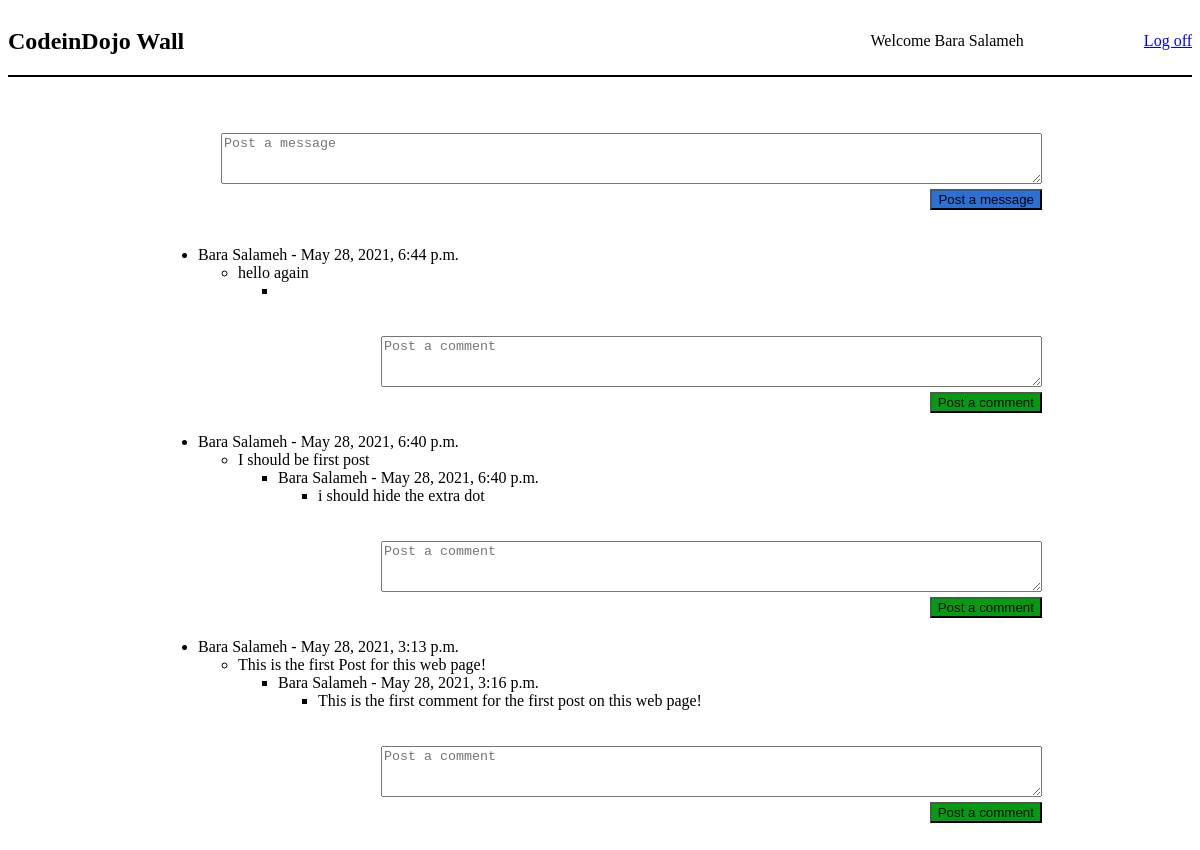
Screenshot of /wall (signed in) with the database file from the repository.
### login_app/models.py (models this page shows)
class User(models.Model):
    first_name = models.CharField(max_length=255)
    last_name = models.CharField(max_length=255)
    email = models.CharField(max_length=255)
    password = models.CharField(max_length=255)
    created_at = models.DateTimeField(auto_now_add=True)
    updated_at = models.DateTimeField(auto_now=True)
    objects = UserManager()

### wall_app/models.py (models this page shows)
class Message(models.Model):
    message = models.TextField()
    user_id = models.ForeignKey(User, related_name= 'user_messages', on_delete=CASCADE)
    created_at = models.DateTimeField(auto_now_add=True)
    updated_at = models.DateTimeField(auto_now=True)
    objects = MessageManager()

class Comment(models.Model):
    comment = models.TextField()
    user_id = models.ForeignKey(User, related_name= 'user_comments', on_delete=CASCADE)
    message_id = models.ForeignKey(Message, related_name= 'post_comments', on_delete=CASCADE)
    created_at = models.DateTimeField(auto_now_add=True)
    updated_at = models.DateTimeField(auto_now=True)
    objects = CommentManager()

### wall_app/views.py (the view)
# urls.py: path('',views.index),
def index(request):
    posts = is_there_any_post()
    context = {'posts': posts}
    return render(request, 'wall.html', context)

### wall_app/models.py (called while the page is built)
def get_posts():
    return Message.objects.all().order_by('-updated_at')

### wall_app/views.py (called while the page is built)
def is_there_any_post():
    return models.get_posts()

### wall_app/templates/wall.html (shortened to what this page needs)
<!DOCTYPE html>
<html lang="en">
<head>
    {% load static %}
    <link rel="stylesheet" href="{% static 'css/styles.css' %}">
</head>
<body>
    <header>
        <h2>CodeinDojo Wall</h2>
        <div class="header_div">
            <p>Welcome  {{request.session.first_name}} {{request.session.last_name}} </p>
            <a href="/logout">Log off</a>
        </div>
    </header>
    <main>
        <form action="/add_post" method="POST">
            <textarea name="message" cols="100" rows="3" placeholder="Post a message"></textarea>
            <input type="submit" name="post_message" id="post_button" value="Post a message">
        </form>
        {% if posts is not None %}
            <ul>
                {% for message in posts %}
                    <li>
                        {{ message.user_id.first_name }} {{ message.user_id.last_name }} - {{ message.updated_at }}
                        <ul>
                            <li>
                                {{ message.message }}
                                <ul>
                                    <li>
                                        {% for comment in message.post_comments.all %}
                                            {{ comment.user_id.first_name }} {{ comment.user_id.last_name }} - {{ comment.updated_at }}
                                            <ul>
                                                <li>{{ comment.comment }}</li>
                                            </ul>
                                        {% endfor %}
                                    </li>
                                </ul>
                            </li>
                        </ul>
                    </li>
                    <section>
                        <form action="/add_comment" method="POST">
                            <textarea name="comment" cols="80" rows="3" placeholder="Post a comment"></textarea>
                            <input type="submit" name="post_comment" id="comment_button" value="Post a comment">
                        </form>
                    </section>
                {% endfor %}
            </ul>
        {% endif %}
    </main>
</body>
</html>

### wall_app/static/css/styles.css (style rules this page uses)
header { display: flex; justify-content: space-between; border-bottom: 2px solid black; }
.header_div { display: flex; justify-content: space-around; align-items: center; }
.header_div a { padding-left: 120px; }
main { padding: 20px 150px; }
form { display: flex; flex-direction: column; align-items: flex-end; padding: 20px 0; }
#post_button { margin-top: 5px; background-color: rgb(41 113 215); }
#comment_button { margin-top: 5px; background-color: #009e0f; }

### rows the page displays
User: session.first_name "Bara", session.last_name "Salameh"
Message: user_id.first_name "Bara", user_id.last_name "Salameh", updated_at "May 28, 2021, 6:44 p.m.", message "hello again"
Message: user_id.first_name "Bara", user_id.last_name "Salameh", updated_at "May 28, 2021, 6:40 p.m.", message "I should be first post"
Comment: user_id.first_name "Bara", user_id.last_name "Salameh", updated_at "May 28, 2021, 6:40 p.m.", comment "i should hide the extra dot"
Message: user_id.first_name "Bara", user_id.last_name "Salameh", updated_at "May 28, 2021, 3:13 p.m.", message "This is the first Post for this web page!"
Comment: user_id.first_name "Bara", user_id.last_name "Salameh", updated_at "May 28, 2021, 3:16 p.m.", comment "This is the first comment for the first post on this web page!"
